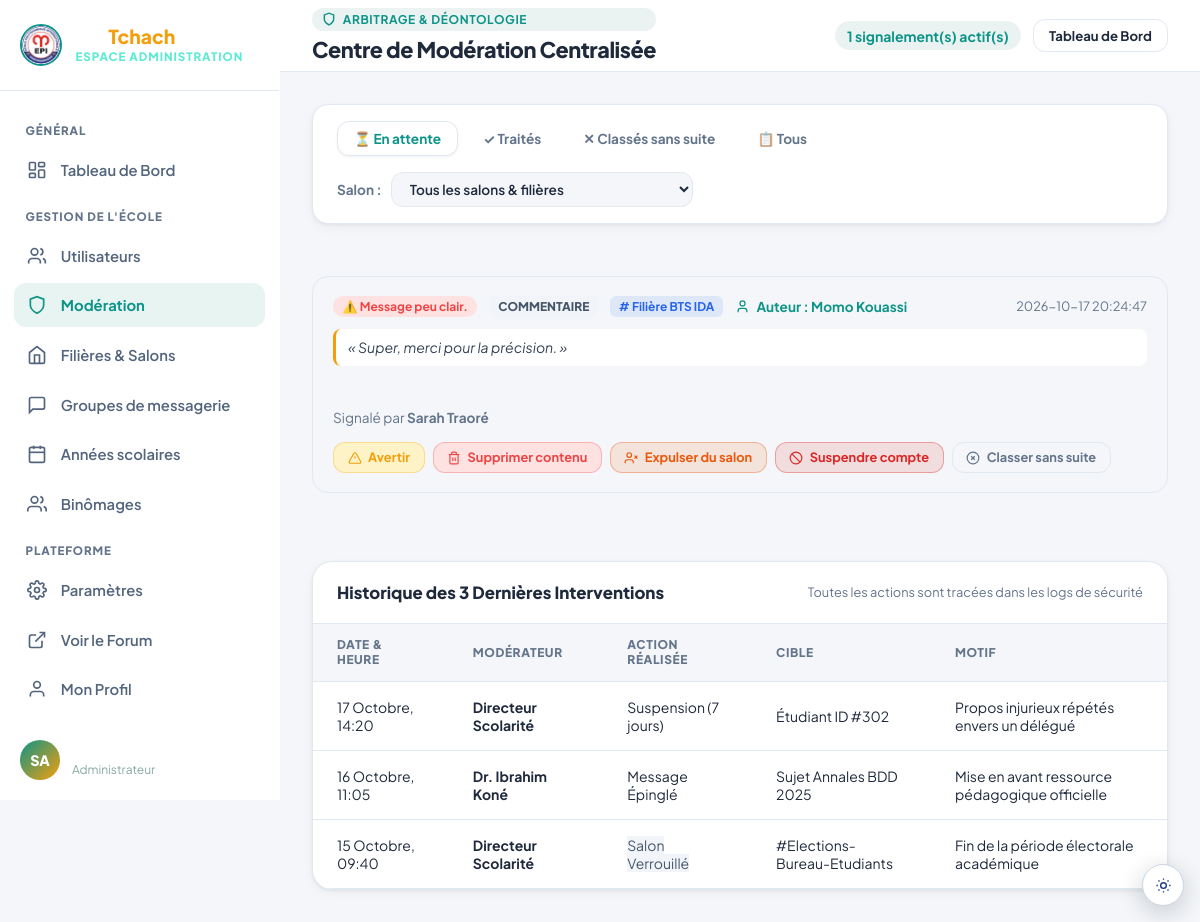
/admin/moderation (signed in), run on the app's committed database.
### tables this page shows
CREATE TABLE signalements (
    id               INT UNSIGNED AUTO_INCREMENT PRIMARY KEY,
    auteur_id        INT UNSIGNED NOT NULL,
    type_cible       ENUM('publication','commentaire','utilisateur') NOT NULL,
    cible_id         INT UNSIGNED NOT NULL,
    zone_id          INT UNSIGNED DEFAULT NULL,
    motif            VARCHAR(100) NOT NULL,
    detail           TEXT DEFAULT NULL,
    statut           ENUM('en_attente','traite','rejete') NOT NULL DEFAULT 'en_attente',
    action_prise     ENUM('aucune','avertissement','suppression_contenu','expulsion_salon','suspension_compte') DEFAULT NULL,
    traite_par       INT UNSIGNED DEFAULT NULL,
    date_signalement DATETIME NOT NULL DEFAULT CURRENT_TIMESTAMP,
    date_traitement  DATETIME DEFAULT NULL,
    FOREIGN KEY (auteur_id) REFERENCES utilisateurs(id) ON DELETE CASCADE,
    FOREIGN KEY (traite_par) REFERENCES utilisateurs(id) ON DELETE SET NULL,
    FOREIGN KEY (zone_id) REFERENCES zones(id) ON DELETE SET NULL,
    INDEX idx_signalements_statut (statut),
    INDEX idx_signalements_zone (zone_id),
    INDEX idx_signalements_cible (type_cible, cible_id),
    INDEX idx_signalements_auteur_cible (auteur_id, type_cible, cible_id, statut)
);

CREATE TABLE utilisateurs (
    id                  INT UNSIGNED AUTO_INCREMENT PRIMARY KEY,
    nom                 VARCHAR(100) NOT NULL,
    prenom              VARCHAR(100) NOT NULL,
    email               VARCHAR(150) NOT NULL UNIQUE,
    mot_de_passe        VARCHAR(255) NOT NULL,
    avatar_url          VARCHAR(255) DEFAULT NULL,
    biographie          TEXT DEFAULT NULL,
    filiere_id          INT UNSIGNED DEFAULT NULL,
    annee               TINYINT UNSIGNED DEFAULT NULL,
    annee_scolaire_id   INT UNSIGNED DEFAULT NULL,
    modules_enseignes   TEXT DEFAULT NULL,
    role                ENUM('etudiant','professeur','administrateur') NOT NULL DEFAULT 'etudiant',
    est_actif           BOOLEAN NOT NULL DEFAULT TRUE,
    date_inscription    DATETIME NOT NULL DEFAULT CURRENT_TIMESTAMP,
    derniere_connexion  DATETIME DEFAULT NULL,
    derniere_activite   DATETIME DEFAULT NULL,
    FOREIGN KEY (filiere_id) REFERENCES filieres(id) ON DELETE SET NULL,
    FOREIGN KEY (annee_scolaire_id) REFERENCES annees_scolaires(id) ON DELETE SET NULL
);

### resources/views/desktop/admin/moderation.php (the view, shortened to what the rows shown need)
<?php
$base = isset($baseUrl) ? $baseUrl : '';
$asset = isset($assetBase) ? $assetBase : (isset($baseUrl) ? $baseUrl . '/public/assets' : '/public/assets');
?>
<!DOCTYPE html>
<html lang="fr">
<head>
  <link rel="stylesheet" href="<?= $asset ?>/css/desktop/admin.css" />
  <?php include ROOT_PATH . '/resources/views/partials/theme-head.php'; ?>
</head>
<body data-base-url="<?= htmlspecialchars($base, ENT_QUOTES, 'UTF-8') ?>">
  <div class="admin-wrapper">
    <?php include ROOT_PATH . '/resources/views/desktop/partials/admin-sidebar.php'; ?>
    <main class="admin-main-area">
      <header class="admin-topbar">
        <div class="topbar-left">
          <h1 class="page-title">Centre de Modération Centralisée</h1>
        </div>
      </header>
      <div class="admin-content">
        <div id="reportsListContainer" style="display:flex; flex-direction:column; gap:1.5rem;">
          <?php if (empty($reports)): ?>
            <div id="noReportsCard" class="admin-card" style="text-align:center; padding:3rem 1.5rem; color:var(--admin-muted);">
              <svg width="48" height="48" viewBox="0 0 24 24" fill="none" stroke="currentColor" stroke-width="1.5" style="margin:0 auto 0.75rem; display:block; opacity:0.6;"><circle cx="12" cy="12" r="10"/><path d="m9 12 2 2 4-4"/></svg>
              <h3 style="font-size:1.1rem; font-weight:800; color:var(--admin-dark); margin:0 0 0.5rem 0;">Aucun signalement trouvé</h3>
              <p style="font-size:0.9rem; margin:0;">Aucun contenu ne correspond aux critères de filtre sélectionnés.</p>
            </div>
          <?php else: ?>
            <?php foreach ($reports as $r):
              $targetType = $r['type_cible'] ?? 'publication';
              $authorName = !empty($r['cible_auteur_nom']) && $r['cible_auteur_nom'] !== 'Inconnu'
                  ? $r['cible_auteur_nom']
                  : (!empty($r['auteur_nom']) ? $r['auteur_nom'] : 'Auteur inconnu');
              $reporterName = trim(($r['signaleur_prenom'] ?? '') . ' ' . ($r['signaleur_nom'] ?? 'Membre'));
              $targetTitle = $r['cible_titre'] ?? ($targetType === 'publication' ? 'Publication' : ($targetType === 'utilisateur' ? 'Profil' : 'Commentaire'));
              $targetContent = $r['cible_contenu'] ?? $r['message_contenu'] ?? 'Contenu non disponible';
              $reportStatut = $r['statut'] ?? 'en_attente';
              $zoneNom = $r['zone_nom'] ?? null;
              $resolvedZoneId = (int)($r['resolved_zone_id'] ?? 0);
            ?>
            <div class="report-card" data-report-id="<?= (int)$r['id'] ?>" data-target-type="<?= htmlspecialchars($targetType) ?>">
              <div class="report-header">
                <div style="display:flex; align-items:center; gap:0.75rem; flex-wrap:wrap;">
                  <span class="report-reason-badge">⚠️ <?= htmlspecialchars($r['raison'] ?? 'Signalement') ?></span>
                  <span style="font-size:0.75rem; background:#f1f5f9; color:#475569; padding:0.18rem 0.55rem; border-radius:6px; font-weight:800; text-transform:uppercase;">
                    <?= htmlspecialchars($targetType === 'utilisateur' ? 'PROFIL MEMBRE' : $targetType) ?>
                  </span>
                  <?php if (!empty($zoneNom)): ?>
                    <span style="font-size:0.75rem; background:rgba(37, 99, 235, 0.1); color:#2563eb; padding:0.18rem 0.55rem; border-radius:6px; font-weight:700;">
                      # <?= htmlspecialchars($zoneNom) ?>
                    </span>
                  <?php endif; ?>
                  <span style="font-size:0.85rem; font-weight:700; color:var(--admin-primary); display:inline-flex; align-items:center; gap:0.4rem;">
                    <svg width="15" height="15" viewBox="0 0 24 24" fill="none" stroke="currentColor" stroke-width="2"><path d="M19 21v-2a4 4 0 0 0-4-4H9a4 4 0 0 0-4 4v2"/><circle cx="12" cy="7" r="4"/></svg>
                    <?= $targetType === 'utilisateur' ? 'Membre :' : 'Auteur :' ?> <?= htmlspecialchars($authorName) ?>
                  </span>
                </div>
                <span style="font-size:0.8rem; color:var(--admin-muted);"><?= htmlspecialchars($r['created_at'] ?? 'Récemment') ?></span>
              </div>
              <div class="report-content-preview">
                <div style="color:#334155; line-height:1.5;">
                  « <?= htmlspecialchars($targetContent) ?> »
                </div>
              </div>
              <div class="report-footer" style="display:flex; flex-wrap:wrap; align-items:center; justify-content:space-between; gap:1rem; margin-top:1rem; padding-top:0.85rem; border-top:1px solid #f1f5f9;">
                <div>
                  <span style="color:var(--admin-muted); font-size:0.85rem;">
                    Signalé par <strong><?= htmlspecialchars($reporterName) ?></strong>
                  </span>
                </div>
                <?php if ($reportStatut === 'en_attente'): ?>
                <div class="action-buttons" style="display:flex; flex-wrap:wrap; gap:0.5rem; align-items:center;">
                  <button type="button"
                          class="btn-mod-action btn-mod-warn"
                          data-report-id="<?= (int)$r['id'] ?>"
                          data-action="avertiAuteur"
                          data-author="<?= htmlspecialchars($authorName) ?>"
                          data-title="<?= htmlspecialchars($targetTitle) ?>"
                          title="Avertir : Notifie l'utilisateur et clôture le signalement">
                    <svg width="14" height="14" viewBox="0 0 24 24" fill="none" stroke="currentColor" stroke-width="2"><path d="m21.73 18-8-14a2 2 0 0 0-3.48 0l-8 14A2 2 0 0 0 4 21h16a2 2 0 0 0 1.73-3Z"/><line x1="12" y1="9" x2="12" y2="13"/><line x1="12" y1="17" x2="12.01" y2="17"/></svg>
                    Avertir
                  </button>
                  <?php if ($targetType !== 'utilisateur'): ?>
                    <button type="button"
                            class="btn-mod-action btn-mod-delete"
                            data-report-id="<?= (int)$r['id'] ?>"
                            data-action="supprimerContenu"
                            data-author="<?= htmlspecialchars($authorName) ?>"
                            data-title="<?= htmlspecialchars($targetTitle) ?>"
                            title="Supprimer : Supprime le contenu de la BD, notifie l'auteur et clôture le signalement">
                      <svg width="14" height="14" viewBox="0 0 24 24" fill="none" stroke="currentColor" stroke-width="2"><path d="M3 6h18"/><path d="M19 6v14c0 1-1 2-2 2H7c-1 0-2-1-2-2V6"/><path d="M8 6V4c0-1 1-2 2-2h4c1 0 2 1 2 2v2"/><line x1="10" y1="11" x2="10" y2="17"/><line x1="14" y1="11" x2="14" y2="17"/></svg>
                      Supprimer contenu
                    </button>
                  <?php endif; ?>
                  <?php if ($resolvedZoneId > 0): ?>
                    <button type="button"
                            class="btn-mod-action btn-mod-expel"
                            data-report-id="<?= (int)$r['id'] ?>"
                            data-action="expulserSalon"
                            data-author="<?= htmlspecialchars($authorName) ?>"
                            data-title="<?= htmlspecialchars($targetTitle) ?>"
                            data-zone-id="<?= $resolvedZoneId ?>"
                            data-zone-name="<?= htmlspecialchars($zoneNom ?? 'ce salon') ?>"
                            title="Expulser : Retire l'utilisateur de ce salon">
                      <svg width="14" height="14" viewBox="0 0 24 24" fill="none" stroke="currentColor" stroke-width="2"><path d="M16 21v-2a4 4 0 0 0-4-4H6a4 4 0 0 0-4 4v2"/><circle cx="9" cy="7" r="4"/><line x1="18" y1="8" x2="23" y2="13"/><line x1="23" y1="8" x2="18" y2="13"/></svg>
                      Expulser du salon
                    </button>
                  <?php endif; ?>
                  <?php if (!empty($showAdminLinks)): ?>
                    <button type="button"
                            class="btn-mod-action btn-mod-suspend"
                            data-report-id="<?= (int)$r['id'] ?>"
                            data-action="suspendreCompte"
                            data-author="<?= htmlspecialchars($authorName) ?>"
                            data-title="<?= htmlspecialchars($targetTitle) ?>"
                            title="Suspendre le compte : Désactive le compte utilisateur sur la plateforme">
                      <svg width="14" height="14" viewBox="0 0 24 24" fill="none" stroke="currentColor" stroke-width="2"><circle cx="12" cy="12" r="10"/><line x1="4.93" y1="4.93" x2="19.07" y2="19.07"/></svg>
                      Suspendre compte
                    </button>
                  <?php endif; ?>
                  <button type="button"
                          class="btn-mod-action btn-mod-reject"
                          data-report-id="<?= (int)$r['id'] ?>"
                          data-action="rejeterSignalement"
                          data-author="<?= htmlspecialchars($authorName) ?>"
                          data-title="<?= htmlspecialchars($targetTitle) ?>"
                          title="Classer sans suite : Le contenu ou comportement est jugé conforme">
                    <svg width="14" height="14" viewBox="0 0 24 24" fill="none" stroke="currentColor" stroke-width="2"><circle cx="12" cy="12" r="10"/><path d="m15 9-6 6"/><path d="m9 9 6 6"/></svg>
                    Classer sans suite
                  </button>
                </div>
                <?php endif; ?>
              </div>
            </div>
            <?php endforeach; ?>
          <?php endif; ?>
        </div>
        <div class="admin-card" style="margin-top:2.5rem;">
          <div class="card-header-flex">
            <h2 class="card-title">Historique des 3 Dernières Interventions</h2>
          </div>
          <div class="table-responsive">
            <table class="admin-table">
              <thead>
                <tr>
                  <th>Date & Heure</th>
                  <th>Modérateur</th>
                  <th>Action Réalisée</th>
                  <th>Cible</th>
                  <th>Motif</th>
                </tr>
              </thead>
            </table>
          </div>
        </div>
      </div>
    </main>
  </div>
</body>
</html>

### data on the page
signalements: motif "Message peu clair.", type_cible "COMMENTAIRE", zoneNom "Filière BTS IDA", shows "Auteur :", authorName "Momo Kouassi", date_signalement "2026-10-17 20:24:47", targetContent "Super, merci pour la précision.", auteur.nom "Sarah Traoré"

### other printed values
$adminAvatar "SA"
$adminRole "Administrateur"
count($reports ?? []) "1"
